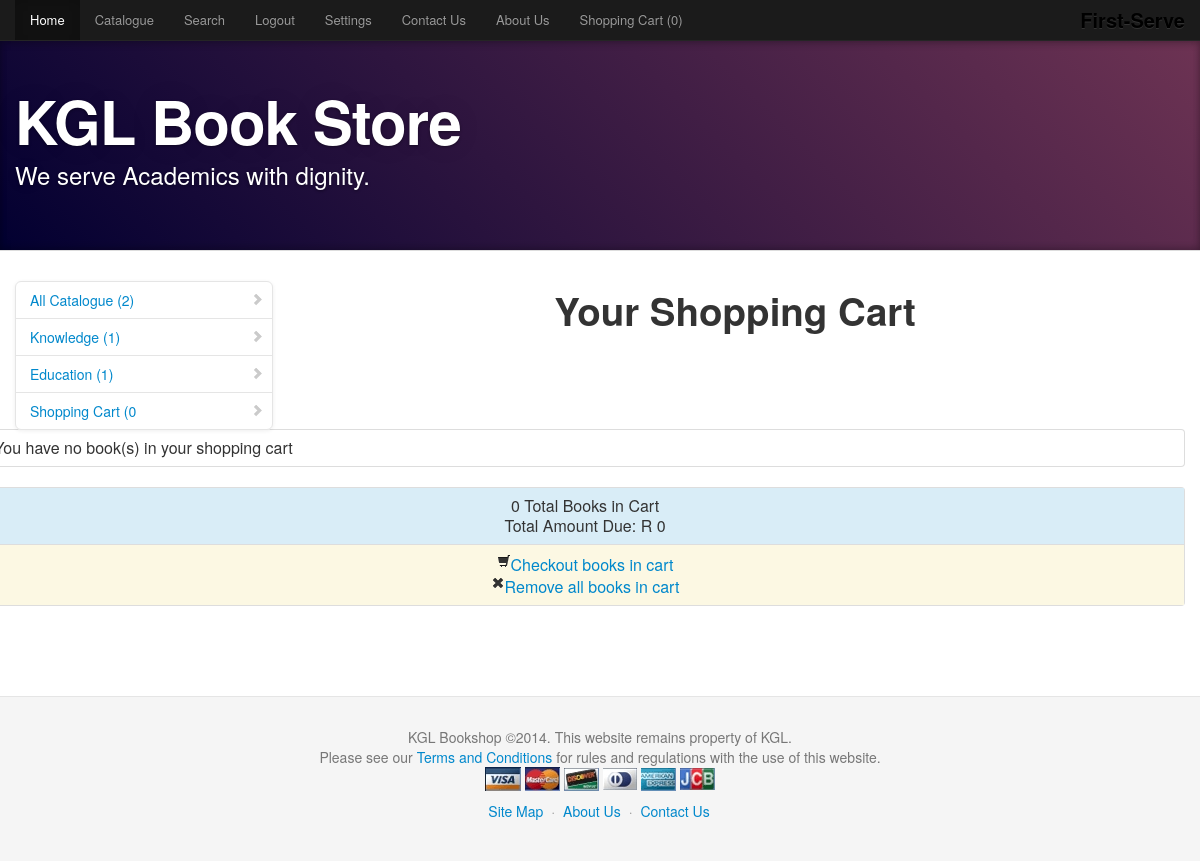
The page /cart.php (signed in) on the database its author committed.
### tables this page shows
CREATE TABLE IF NOT EXISTS `categories` (
  `cat_id` int(11) NOT NULL AUTO_INCREMENT,
  `cat_name` varchar(50) NOT NULL,
  `cat_desc` varchar(250) NOT NULL,
  `cat_date` varchar(40) NOT NULL,
  PRIMARY KEY (`cat_id`)
);

### database.php (called while the page is built, shortened)
<?php
class Database {
	private static $link;
	public static function connect() {
		$host = MYSQL_HOST;
		$user = MYSQL_USER;
		$pass = MYSQL_PASS;
		$database = MYSQL_DATABASE;
		if (empty($host))
			$host = "localhost";
		if (empty($user))
			$user = "root";
		if (empty($pass))
			$pass = "";
		if (empty($database))
			$database = "firstserve";
		Database::$link = new mysqli($host, $user, $pass, $database);
	}
	public static function executeRealQuery($query) {
		return Database::$link->query($query);
	}
	public static function clean($data) {
		return Database::$link->real_escape_string($data);
	}
}
?>

### _modules/productmanager.php (called while the page is built, shortened)
<?php
require_once "database.php";
require_once "classes/category.class.php";
class ProductManager {
	public function getTotalProductsPerCategory($cat_id) {
		$query = "SELECT `book_id` FROM `books` WHERE `cat_id`=$cat_id";
		$result = Database::executeRealQuery($query);
		return $result->num_rows;
	}
	public function permCartView() {
		$books = array();
		$cust_id = Database::clean($_SESSION['user']);
		$query = "SELECT * FROM `cart` WHERE cust_id='$cust_id'";
		$result = Database::executeRealQuery($query);
		$temp = array();
		return $books;
	}
	public function permCartTotalBooks() {
		$cust_id = Database::clean($_SESSION['user']);
		$query = "SELECT * FROM `cart` WHERE `cust_id`='$cust_id'";
		$result = Database::executeRealQuery($query);
		return $result->num_rows;
	}
	public function permCartTotalPrice() {
		$books = $this->permCartView();
		$price = 0.0;
		return $price;
	}
	public function getRecentCategories() {
		$query = "SELECT * FROM `categories` ORDER BY `cat_date` DESC LIMIT 0,5";
		$result = Database::executeRealQuery($query);
		$categories = array();
		while ($row = $result->fetch_assoc()) {
			$category = new Category($row['cat_id'], $row['cat_name'], $row['cat_desc'], $row['cat_date']);
			array_push($categories, $category);
		}
		return $categories;
	}
	public function countCategories() {
		$query = "SELECT * FROM `categories`";
		$result = Database::executeRealQuery($query);
		return $result->num_rows;
	}
}
?>

### _modules/classes/category.class.php (called while the page is built, shortened)
<?php
class Category {
	private $cat_id;
	private $cat_name;
	public function __construct($cat_id, $cat_name, $cat_desc, $cat_date) {
		$this->cat_id = $cat_id;
		$this->cat_name = $cat_name;
	}
	public function getId() {
		return $this->cat_id;
	}
	public function getName() {
		return $this->cat_name;
	}
}
?>

### cart.php (the view, shortened to what this page needs)
<?php
require_once "_modules/productmanager.php";
include "_comp/header.php";
?>
<SECTION id=typography>
	<DIV class=page-headerv >
<H1 align="center">Your Shopping Cart</H1>
	</DIV>
<table width="59%" border="0" align="center" class="table table-bordered">
<?php
if (!isset($_SESSION['user'])) {
	$books = $manager->tempCartView();
}else{
	$books = $manager->permCartView();
}
if (count($books) > 0) {
	$count = 0;
	$limit = 3;
	echo "<tr>";
	foreach($books as $book) {
		if ($count % $limit == 0 && $count != 0) {echo "</tr><tr>";}
	?>
		<td height="231">
			<p><a href="product.php?book=<?php echo $book->getId(); ?>"><img src="images/prod_icons/<?php echo $book->getIcon(); ?>" alt="<?php echo $book->getName(); ?>" style="background-color: #339966; max-width:200; max-height:200;" /></a></p>
			<p><a href="product.php?book=<?php echo $book->getId(); ?>"><h3><?php echo $book->getName(); ?></h3></a>
			<p>Author: <?php echo $book->getAuthor(); ?></p>
			<p>Price: <?php echo $book->getPrice(); ?></p>
			<p><a href="cart.php?removeitem=<?php echo $book->getId(); ?>" role="button" class="btn btn-warning">Remove from cart</a></p>
		</td>
	<?php
	 $count++;
} echo "</tr>";
}else{
	echo '<tr><td>You have no book(s) in your shopping cart</td></tr>';
}
?>
</table>
<table width="84%" border="0" align="center" class="table table-bordered">
  <tr class="info">
    <td style="text-align:center;"><?php if (!isset($_SESSION['user']))echo $manager->tempCartTotalBooks();else	echo $manager->permCartTotalBooks(); ?> Total Books in Cart<br/>
    Total Amount Due: R <?php if (!isset($_SESSION['user']))echo $manager->tempCartTotalPrice();else	echo $manager->permCartTotalPrice(); ?>
    </td>
  </tr>
  <tr class="warning">
    <td style="text-align:center;">
    <i class="icon-shopping-cart"></i><a href="transaction.php">Checkout books in cart</a><br/>
    <i class="icon-remove"></i><a href="cart.php?clearAll">Remove all books in cart</a>
    </td>
  </tr>
</table>
</SECTION>
<?php
include "_comp/footer.php";
?>

### _comp/header.php (shortened to what this page needs)
<!DOCTYPE HTML PUBLIC "-//W3C//DTD HTML 4.0 Transitional//EN">
<HTML lang=en><HEAD><TITLE><?php echo SITE_NAME . " - " . $pageTitle; ?></TITLE>
<META name=author content=""><LINK rel=stylesheet
href="Bootstrap_files/bootstrap.css"><LINK rel=stylesheet
href="Bootstrap_files/bootstrap-responsive.css"><LINK rel=stylesheet
href="Bootstrap_files/docs.css"><LINK rel=stylesheet
href="Bootstrap_files/prettify.css">
 <link href="css/design.css" rel="stylesheet">
<META name=GENERATOR content="MSHTML 8.00.6001.19400"></HEAD>
<BODY data-target=".bs-docs-sidebar" data-spy="scroll">
<DIV class="navbar navbar-inverse navbar-fixed-top">
	<DIV class=navbar-inner>
        <DIV class=container>
            <A class=brand href="index.php">First-Serve</A>
    		<DIV class="nav-collapse collapse">
				<UL class=nav>
                    <LI class=active><A href="index.php">Home</A></LI>
                    <LI><A href="catalogue.php">Catalogue</A></LI>
                    <LI><A href="search.php">Search</A></LI>
                    <?php if (!isset($_SESSION['user'])) {
                    	echo'<LI><A href="login.php">Login</A></LI>
                    		<LI><A href="register.php">Register</A></LI>';
					}else{
						echo '<LI><A href="logout.php">Logout</A></LI>
							<LI><A href="settings.php">Settings</A></LI>';
					} ?>
                    <LI><A href="contact.php">Contact Us</A></LI>
                    <LI><A href="about.php">About Us</A></LI>
                    <LI><A href="cart.php">Shopping Cart (<?php
					if (!isset($_SESSION['user'])) {
					 if (isset($_SESSION['cart'])){require_once "_modules/productmanager.php";$manager = new ProductManager();echo $manager->tempCartTotalBooks();}else{ echo"0";}
					}else{
						$manager = new ProductManager();echo $manager->permCartTotalBooks();
					}
					 ?>)</A></LI>
                </UL>
            </DIV>
		</DIV>
	</DIV>
</DIV>
<HEADER id=overview class="jumbotron subhead">
	<DIV class=container>
		<H1>KGL Book Store </H1>
		<P class=lead>We serve Academics with dignity. </P>
    </DIV>
</HEADER>
<DIV class=container>
	<DIV class=row>
<DIV class="span3 bs-docs-sidebar">
    		<UL class="nav nav-list bs-docs-sidenav">
              <LI><A href="catalogue.php"><I class=icon-chevron-right></I>All Catalogue (<?php require_once "_modules/productmanager.php";$manager = new ProductManager();echo $manager->countCategories();?>)</A></LI>
              <?php
			  	$categories = $manager->getRecentCategories();
				foreach($categories as $category) {
              echo '<LI><A href="catalogue.php?category='.$category->getId().'"><I class=icon-chevron-right></I>'.$category->getName().' ('.$manager->getTotalProductsPerCategory($category->getId()).')</A></LI>';
               } ?>
              <LI><A href="cart.php"><I class=icon-chevron-right></I>Shopping Cart (<?php
					if (!isset($_SESSION['user'])) {
					 if (isset($_SESSION['cart'])){require_once "_modules/productmanager.php";$manager = new ProductManager();echo $manager->tempCartTotalBooks();}else{ echo"0";}
					}else{
						$manager = new ProductManager();echo $manager->permCartTotalBooks();
					}
					 ?>
              </A></LI>
            </UL>
        </DIV>

### css/design.css (style rules this page uses)
body { height: 100%; background-color:#FFF; background-attachment: fixed; background-repeat: no-repeat; background-position: center center; }

### rows shown on the page
categories: cat_name "Knowledge", Id "1"
categories: cat_name "Education", Id "1"

### other values the page prints
$manager->permCartTotalBooks() "0"
$manager->countCategories() "2"
$manager->permCartTotalPrice() "0"
